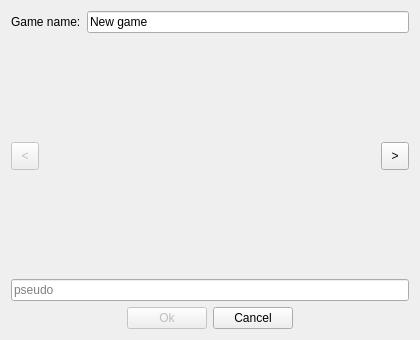
<?xml version="1.0" encoding="UTF-8"?>
<ui version="4.0">
 <class>NewGame</class>
 <widget class="QDialog" name="NewGame">
  <property name="geometry">
   <rect>
    <x>0</x>
    <y>0</y>
    <width>420</width>
    <height>340</height>
   </rect>
  </property>
  <property name="minimumSize">
   <size>
    <width>420</width>
    <height>340</height>
   </size>
  </property>
  <property name="maximumSize">
   <size>
    <width>420</width>
    <height>340</height>
   </size>
  </property>
  <property name="windowTitle">
   <string>New game</string>
  </property>
  <property name="styleSheet">
   <string notr="true">#NewGame{background-image: url(:/images/player-select.png);}</string>
  </property>
  <layout class="QVBoxLayout" name="verticalLayout">
   <item>
    <layout class="QHBoxLayout" name="horizontalLayout">
     <item>
      <widget class="QLabel" name="label">
       <property name="styleSheet">
        <string notr="true">background-image: url(:/images/empty.png);</string>
       </property>
       <property name="text">
        <string>Game name:</string>
       </property>
      </widget>
     </item>
     <item>
      <widget class="QLineEdit" name="gameName">
       <property name="styleSheet">
        <string notr="true">background-image: url(:/images/light-white.png);
border-image: url(:/images/empty.png);</string>
       </property>
       <property name="text">
        <string>New game</string>
       </property>
       <property name="placeholderText">
        <string>game name</string>
       </property>
      </widget>
     </item>
    </layout>
   </item>
   <item>
    <layout class="QGridLayout" name="gridLayout">
     <item row="0" column="2">
      <spacer name="verticalSpacer_2">
       <property name="orientation">
        <enum>Qt::Vertical</enum>
       </property>
       <property name="sizeHint" stdset="0">
        <size>
         <width>20</width>
         <height>118</height>
        </size>
       </property>
      </spacer>
     </item>
     <item row="1" column="0">
      <widget class="QToolButton" name="previousSkin">
       <property name="enabled">
        <bool>false</bool>
       </property>
       <property name="minimumSize">
        <size>
         <width>28</width>
         <height>28</height>
        </size>
       </property>
       <property name="maximumSize">
        <size>
         <width>28</width>
         <height>28</height>
        </size>
       </property>
       <property name="text">
        <string notr="true">&lt;</string>
       </property>
      </widget>
     </item>
     <item row="1" column="1">
      <spacer name="horizontalSpacer">
       <property name="orientation">
        <enum>Qt::Horizontal</enum>
       </property>
       <property name="sizeHint" stdset="0">
        <size>
         <width>104</width>
         <height>20</height>
        </size>
       </property>
      </spacer>
     </item>
     <item row="1" column="2">
      <widget class="QLabel" name="skin">
       <property name="minimumSize">
        <size>
         <width>160</width>
         <height>160</height>
        </size>
       </property>
       <property name="maximumSize">
        <size>
         <width>160</width>
         <height>192</height>
        </size>
       </property>
       <property name="styleSheet">
        <string notr="true">background-image: url(:/images/empty.png);</string>
       </property>
      </widget>
     </item>
     <item row="1" column="3">
      <spacer name="horizontalSpacer_5">
       <property name="orientation">
        <enum>Qt::Horizontal</enum>
       </property>
       <property name="sizeHint" stdset="0">
        <size>
         <width>104</width>
         <height>20</height>
        </size>
       </property>
      </spacer>
     </item>
     <item row="1" column="4">
      <widget class="QToolButton" name="nextSkin">
       <property name="minimumSize">
        <size>
         <width>28</width>
         <height>28</height>
        </size>
       </property>
       <property name="maximumSize">
        <size>
         <width>28</width>
         <height>28</height>
        </size>
       </property>
       <property name="text">
        <string notr="true">&gt;</string>
       </property>
      </widget>
     </item>
     <item row="2" column="2">
      <spacer name="verticalSpacer">
       <property name="orientation">
        <enum>Qt::Vertical</enum>
       </property>
       <property name="sizeHint" stdset="0">
        <size>
         <width>20</width>
         <height>118</height>
        </size>
       </property>
      </spacer>
     </item>
    </layout>
   </item>
   <item>
    <widget class="QLineEdit" name="pseudo">
     <property name="styleSheet">
      <string notr="true">background-image: url(:/images/light-white.png);
border-image: url(:/images/empty.png);</string>
     </property>
     <property name="placeholderText">
      <string>pseudo</string>
     </property>
    </widget>
   </item>
   <item>
    <layout class="QHBoxLayout" name="horizontalLayout_3">
     <item>
      <spacer name="horizontalSpacer_2">
       <property name="orientation">
        <enum>Qt::Horizontal</enum>
       </property>
       <property name="sizeHint" stdset="0">
        <size>
         <width>40</width>
         <height>20</height>
        </size>
       </property>
      </spacer>
     </item>
     <item>
      <widget class="QPushButton" name="ok">
       <property name="enabled">
        <bool>false</bool>
       </property>
       <property name="text">
        <string>Ok</string>
       </property>
      </widget>
     </item>
     <item>
      <widget class="QPushButton" name="cancel">
       <property name="text">
        <string>Cancel</string>
       </property>
      </widget>
     </item>
     <item>
      <spacer name="horizontalSpacer_3">
       <property name="orientation">
        <enum>Qt::Horizontal</enum>
       </property>
       <property name="sizeHint" stdset="0">
        <size>
         <width>40</width>
         <height>20</height>
        </size>
       </property>
      </spacer>
     </item>
    </layout>
   </item>
  </layout>
 </widget>
 <resources/>
 <connections>
  <connection>
   <sender>cancel</sender>
   <signal>clicked()</signal>
   <receiver>NewGame</receiver>
   <slot>reject()</slot>
   <hints>
    <hint type="sourcelabel">
     <x>370</x>
     <y>326</y>
    </hint>
    <hint type="destinationlabel">
     <x>378</x>
     <y>338</y>
    </hint>
   </hints>
  </connection>
 </connections>
</ui>
